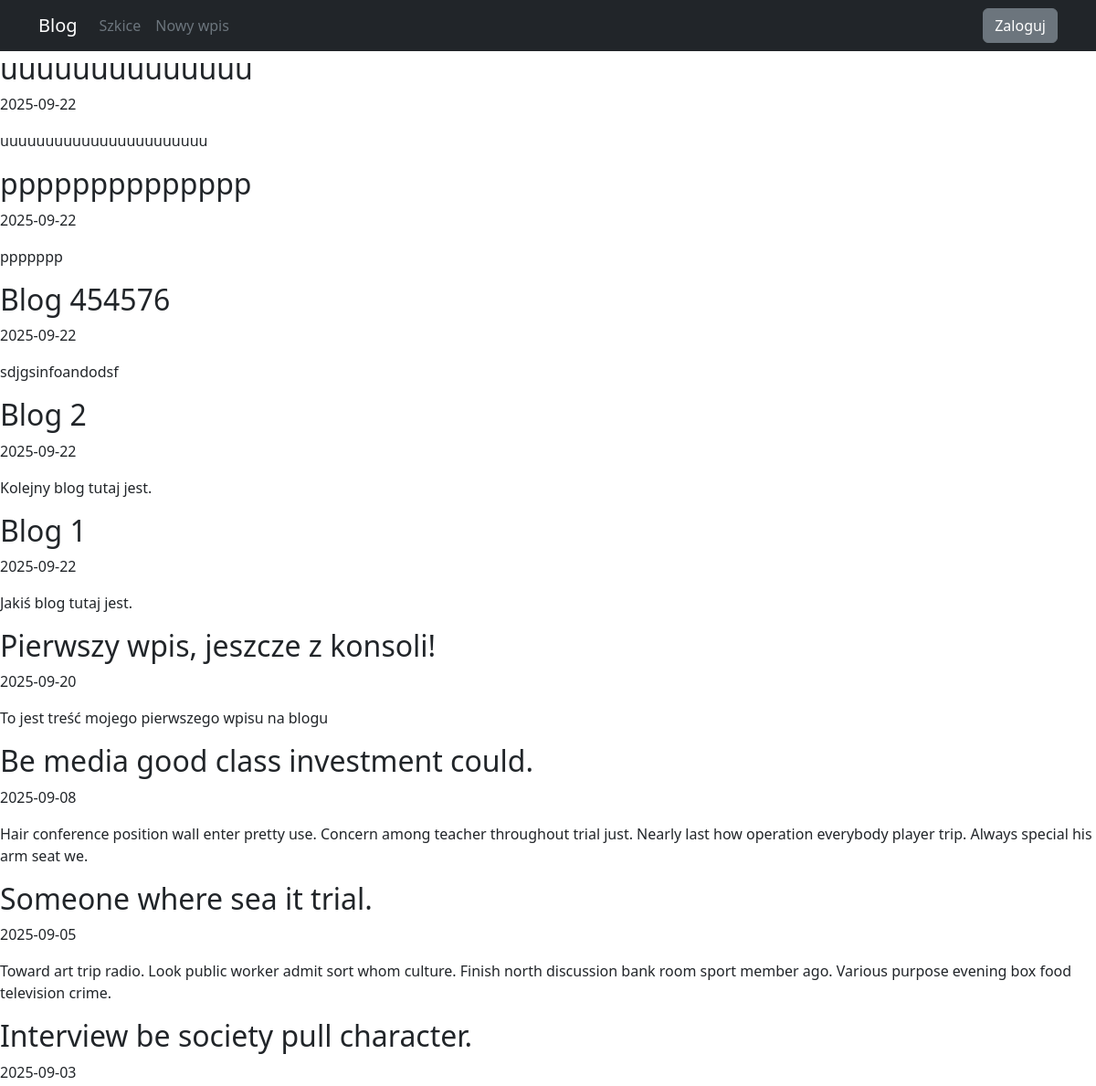
Before: / (upper part) with the older database file.
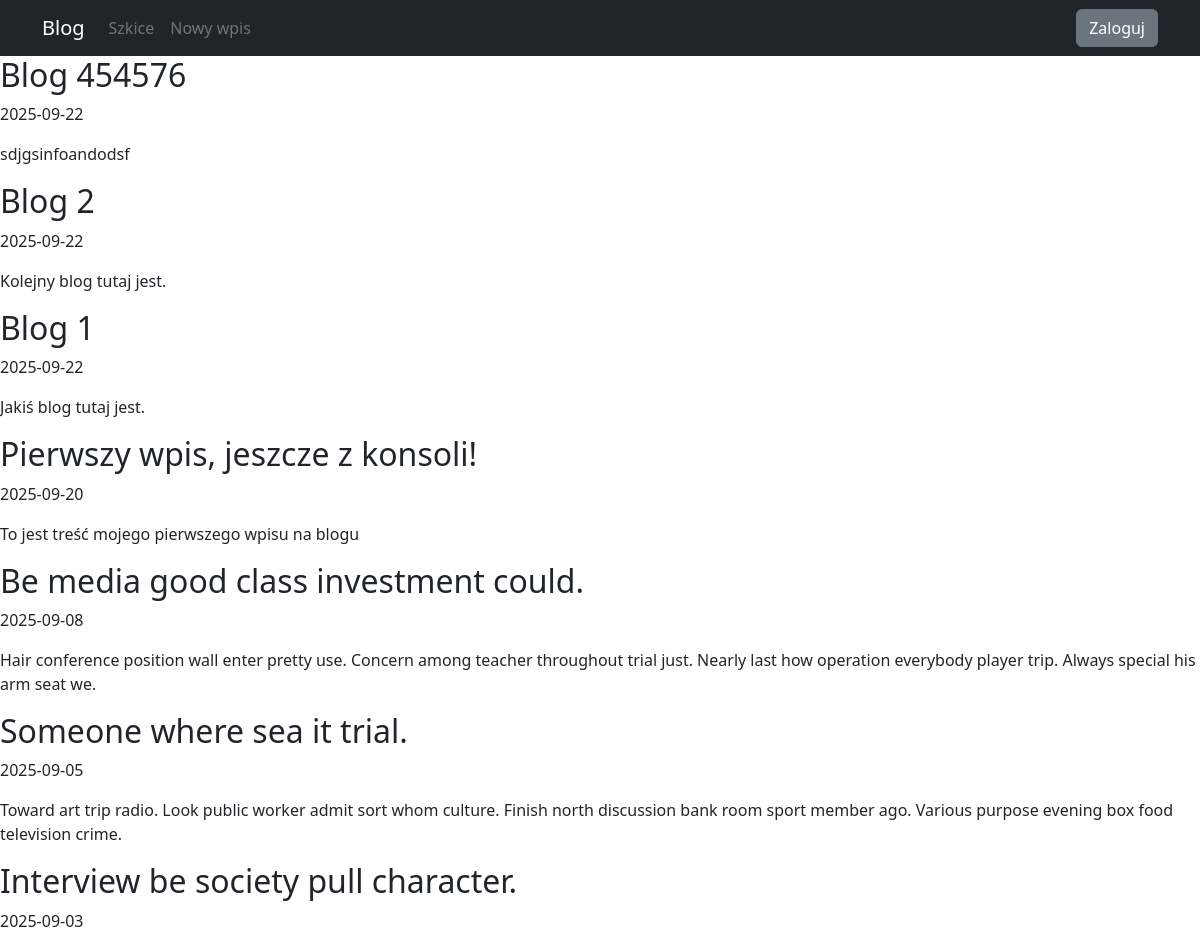
After: the same page with the newer database file.
### blog/models.py (models this page shows)
class Entry(db.Model):
   id = db.Column(db.Integer, primary_key=True)
   title = db.Column(db.String(80), nullable=False)
   body = db.Column(db.Text, nullable=False)
   pub_date = db.Column(db.DateTime, nullable=False,
       default=datetime.datetime.utcnow)
   is_published = db.Column(db.Boolean, default=False)

### blog/routes.py (the view)
@app.route('/', methods=['GET', 'POST'])
def index():
    all_posts = Entry.query.filter_by(is_published=True).order_by(Entry.pub_date.desc())
    return render_template("homepage.html", all_posts=all_posts)

### blog/templates/homepage.html (shortened to what this page needs)
{% extends "base.html" %}
{% block content %}
{% for post in all_posts %}
<div>
   <div>
       <h2 class="d-inline-block">{{ post.title }}</h2>
   </div>
   <p>{{ post.pub_date.strftime('%Y-%m-%d') }} </p>
   <p>
       {{ post.body}}
   </p>
</div>
{% endfor %}
{% endblock %}

Changed rows visible on the page:
removed Entry: title "uuuuuuuuuuuuuu", pub_date "2025-09-22", body "uuuuuuuuuuuuuuuuuuuuuuu"
removed Entry: title "pppppppppppppp", pub_date "2025-09-22", body "ppppppp"
